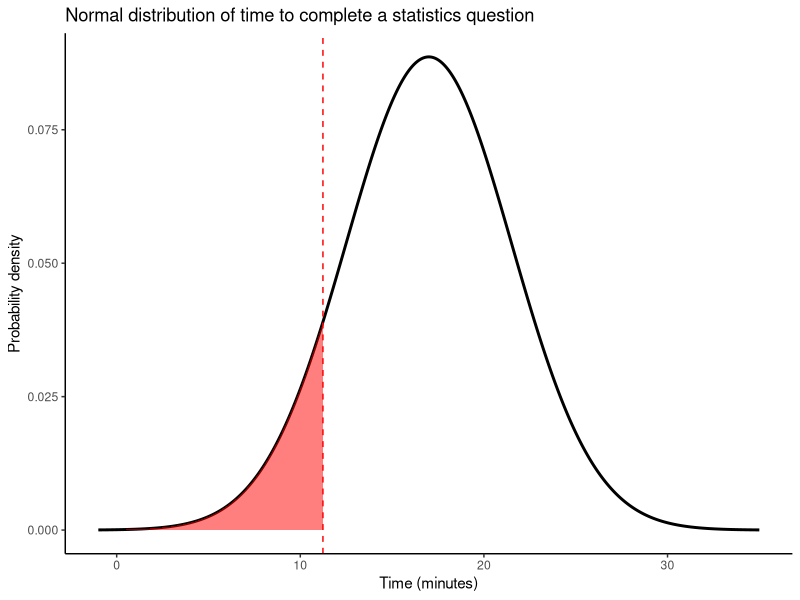

This chart was generated by the following R code:
## ---- chunk 1
# 16.4 a

# i 
mean <- 17
sd <- 4.5

1-pnorm(20, mean, sd)
# 0.2525

# ii
pnorm(10, mean, sd)-pnorm(5, mean, sd)
# 0.0561

# iii
qnorm(0.1, mean, sd)
# 11.23

# iv
library(ggplot2)
x <- seq(mean - 4*sd, mean + 4*sd, 0.01)
y <- dnorm(x, mean, sd)
df <- data.frame(x, y)
ggplot(df, aes(x)) +
  geom_line(aes(y = y), linewidth = 1) +
  geom_ribbon(data = subset(df, x <= qnorm(0.1, mean, sd)),
              aes(ymin = 0, ymax = y),
              fill = "red", alpha = 0.5) +
  geom_vline(xintercept = qnorm(0.1, mean, sd),
             linetype = "dashed", color = "red") +
  theme_classic() +
  xlab("Time (minutes)") +
  ylab("Probability density") +
  ggtitle("Normal distribution of time to complete a statistics question") +
  xlim(mean - 4*sd, mean + 4*sd)
## ---- chunk 2
# 16.4 b

# i
# Calculate the probability of a blade of grass being between 9.5 and 11 mm long
pnorm(11, mean = 10, sd = sqrt(2)) - pnorm(9.5, mean = 10, sd = sqrt(2))

# ii
z9.5 <- (9.5-10)/sqrt(2)
# standardized val for 9.5 = -0.3535534
z11 <- (11-10)/sqrt(2)
# standardized val for 11 = 0.7071068
pnorm(z11)-pnorm(z9.5)
# same probability as in (i)

# iii
qnorm(0.025,10,sqrt(2))

# iv
(7.228192-10)/sqrt(2)
## ---- chunk 3
# 1 
for (i in 1:7) {
  print(i^3)
}
## ---- chunk 4
# 2
sum_naturalnumbers <- function(n) {
  if (n > 0) {
    sum <- n * (n + 1) / 2
    return(sum)
  } else {
    print("number must be positive")
  }
}
sum_naturalnumbers(6)
sum_naturalnumbers(-3)
## ---- chunk 5
# 3
my_function <- function(a, b) {
  if (is.numeric(a) & is.numeric(b)) {
    result <- a + b
    return(result)
  } else {
    print("the arguments were not both numeric")
  }
}
my_function(10, 20)
my_function(10, 'cat')
